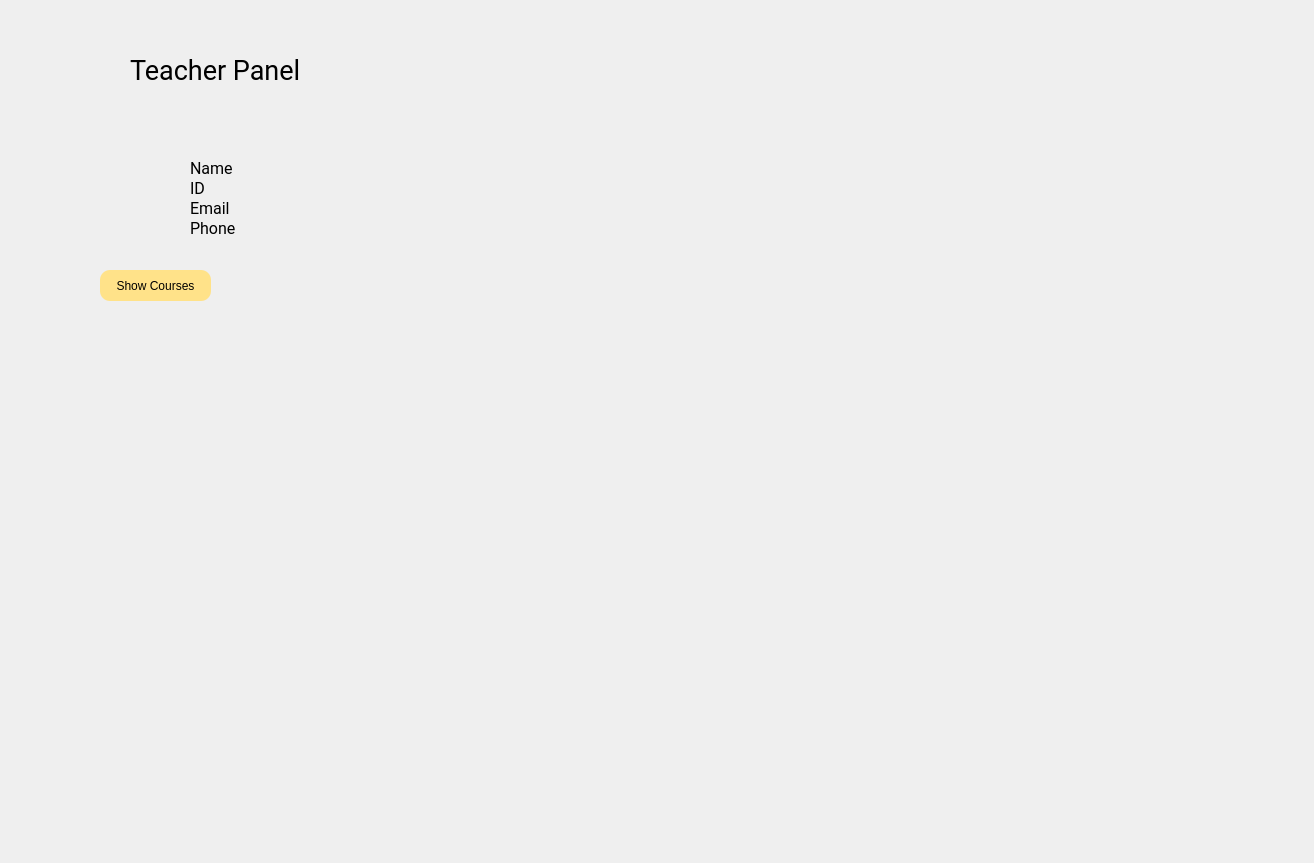
<?xml version="1.0" encoding="UTF-8"?>
<ui version="4.0">
 <class>Teacher_Panel</class>
 <widget class="QDialog" name="Teacher_Panel">
  <property name="geometry">
   <rect>
    <x>0</x>
    <y>0</y>
    <width>1314</width>
    <height>863</height>
   </rect>
  </property>
  <property name="windowTitle">
   <string>Dialog</string>
  </property>
  <property name="styleSheet">
   <string notr="true">#Teacher_Panel{
border-image:url(:/new/images/img/Teachers PanelBG.jpg);
}</string>
  </property>
  <widget class="QLabel" name="label">
   <property name="geometry">
    <rect>
     <x>20</x>
     <y>20</y>
     <width>101</width>
     <height>91</height>
    </rect>
   </property>
   <property name="styleSheet">
    <string notr="true">border-image:url(:/new/images/img/1200px-NEDUET_logo.svg.png);</string>
   </property>
   <property name="text">
    <string/>
   </property>
  </widget>
  <widget class="QLabel" name="label_2">
   <property name="geometry">
    <rect>
     <x>130</x>
     <y>50</y>
     <width>181</width>
     <height>41</height>
    </rect>
   </property>
   <property name="font">
    <font>
     <family>Roboto</family>
     <pointsize>20</pointsize>
    </font>
   </property>
   <property name="text">
    <string>Teacher Panel</string>
   </property>
  </widget>
  <widget class="QLabel" name="label_3">
   <property name="geometry">
    <rect>
     <x>60</x>
     <y>130</y>
     <width>111</width>
     <height>111</height>
    </rect>
   </property>
   <property name="styleSheet">
    <string notr="true">border-image:url(:/new/images/img/femaleIcon.png);
</string>
   </property>
   <property name="text">
    <string/>
   </property>
  </widget>
  <widget class="QLabel" name="tchrName_lbl">
   <property name="geometry">
    <rect>
     <x>190</x>
     <y>160</y>
     <width>91</width>
     <height>16</height>
    </rect>
   </property>
   <property name="font">
    <font>
     <family>Roboto</family>
     <pointsize>12</pointsize>
    </font>
   </property>
   <property name="text">
    <string>Name</string>
   </property>
  </widget>
  <widget class="QLabel" name="tchrEmail_lbl">
   <property name="geometry">
    <rect>
     <x>190</x>
     <y>200</y>
     <width>91</width>
     <height>16</height>
    </rect>
   </property>
   <property name="font">
    <font>
     <family>Roboto</family>
     <pointsize>12</pointsize>
    </font>
   </property>
   <property name="text">
    <string>Email</string>
   </property>
  </widget>
  <widget class="QLabel" name="tchrID_lbl">
   <property name="geometry">
    <rect>
     <x>190</x>
     <y>180</y>
     <width>91</width>
     <height>16</height>
    </rect>
   </property>
   <property name="font">
    <font>
     <family>Roboto</family>
     <pointsize>12</pointsize>
    </font>
   </property>
   <property name="text">
    <string>ID</string>
   </property>
  </widget>
  <widget class="QLabel" name="tchrPhone_lbl">
   <property name="geometry">
    <rect>
     <x>190</x>
     <y>220</y>
     <width>91</width>
     <height>16</height>
    </rect>
   </property>
   <property name="font">
    <font>
     <family>Roboto</family>
     <pointsize>12</pointsize>
    </font>
   </property>
   <property name="text">
    <string>Phone</string>
   </property>
  </widget>
  <widget class="QPushButton" name="pushButton">
   <property name="geometry">
    <rect>
     <x>100</x>
     <y>270</y>
     <width>111</width>
     <height>31</height>
    </rect>
   </property>
   <property name="styleSheet">
    <string notr="true">background-color: #ffe289;
border-radius:10px;
border:none;
</string>
   </property>
   <property name="text">
    <string>Show Courses</string>
   </property>
  </widget>
 </widget>
 <resources/>
 <connections/>
</ui>
